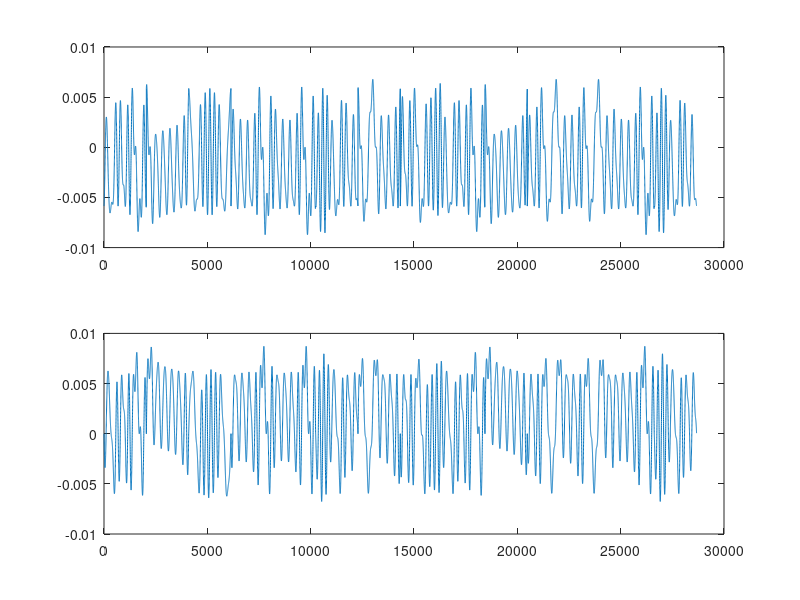
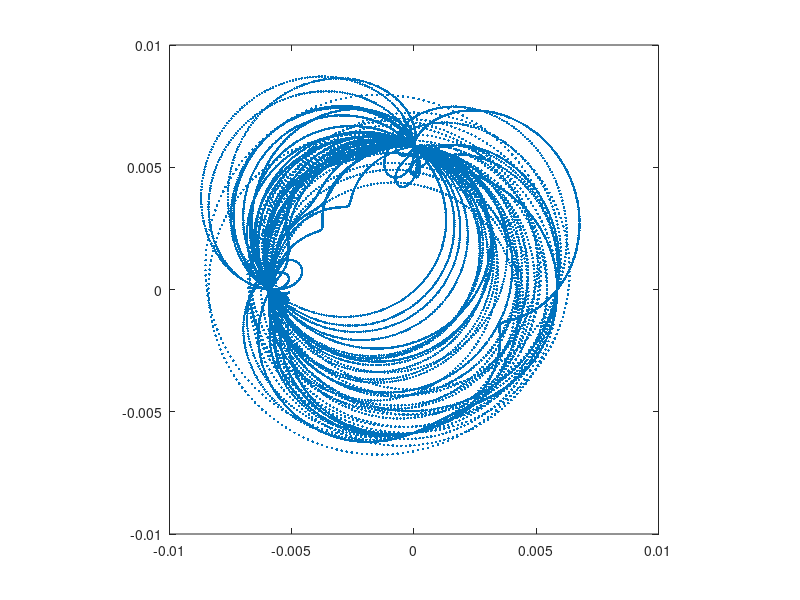
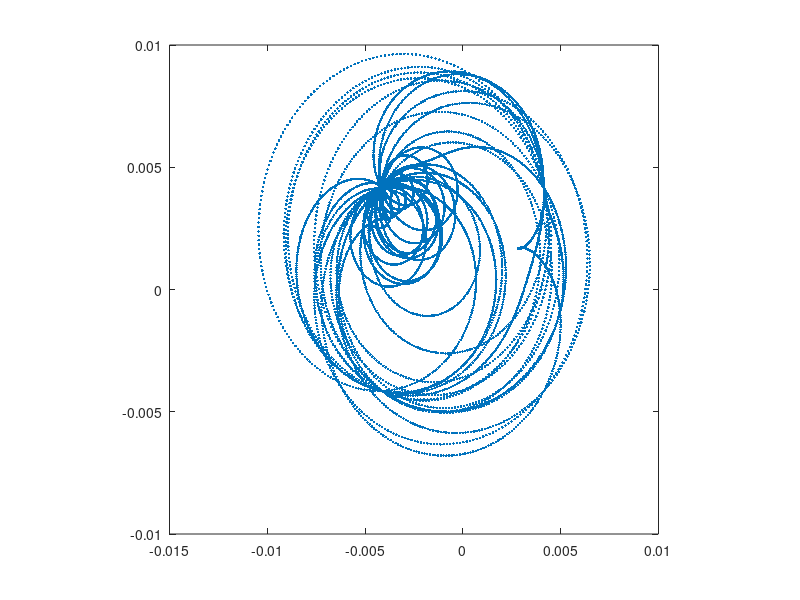

Write MATLAB code to recreate these figures, in order.
%M=[0xFFFFFFFF, 0x4BA5A933, 0x7D910E5A, 0x6D26339C, 0x71C7C3E0,0x7E0FFC00, 0x731D8E64, 0x6B44F5B0, 0x7DC218EC, 0x4DA1B746, 0x42F0FFFF]''
M = [4294967295,   1269147955,   2106658394,   1831220124,   1908917216,   2114976768,   1931316836, 1799681456,   2109872364,   1302443846,   1123090431];

% K=11 bit, S=14 symbols
C11_3gpp=zeros(2048,14*12);
cw_QPSK = zeros(16,1);
cw = zeros(32,1);
for C=0:2047, % C is in the input c-sequence, C=[c0 c1 c2 ... c(K-1)]
%  a
  D=mod(C,2)*M(1); % D is the d-sequence, D=[d0 d1 d2 ... d31];
  for n=2:11,
    D = bitxor(D,(mod(floor(C*(2^(1-n))),2)*M(n)));
  end
  for n=0:2:31 % This is pi/2-BPSK
    bit0=(1-(2*mod(floor(D/(2^n)),2)));
    bit1=(1-(2*mod(floor(D/(2^(n+1))),2)));
    cw(1+n) = bit0;
    cw(2+n) = sqrt(-1)*bit1; % to use normal BPSK, remove the pi/2 rotation
    cw_QPSK(1+(n/2)) = (bit0 + sqrt(-1)*bit1)/sqrt(2);
  end
  idx=0;
  for symb=0:13,
    for re=0:11,
      if (symb==3 | symb==10)
         C11_3gpp(1+C,1+(symb*12)+(0:11)) = ones(1,12); 
         C11_3gpp_QPSK(1+C,1+(symb*12)+(0:11)) = ones(1,12); 
         symb=symb+1;
      end
%      fprintf("symb %d,re %d\n",symb,re);
      C11_3gpp(1+C,1+(symb*12)+re) = cw(1+rem(idx,32)); % rate-matching of the cw-sequence
      C11_3gpp_QPSK(1+C,1+(symb*12)+re) = cw_QPSK(1+rem(idx,16)); % rate-matching of the cw-sequence
      idx=idx+1;
    end
   end
end

% C is the code sequence to be generated
C=77;
c0_t=[];
c0_t_QPSK=[];
for symb=0:13,
% extract OFDM symbols "symb" from coded sequence and do the DFT-precoding (SC-FDMA in the lecture slides)
  if (symb==3) 
    symb=4;
  end
  if (symb==10)
    symb=11;
  end
  c0_f = fft(C11_3gpp(1+C,1+(symb*12) + (0:11)));
  c0_f_QPSK = fft(C11_3gpp_QPSK(1+C,1+(symb*12) + (0:11)));
  c0_t = [c0_t ifft(c0_f,2048)];
  c0_t_QPSK = [c0_t_QPSK ifft(c0_f_QPSK,2048)];
end

figure(1)
subplot(211)
plot(real(c0_t));
subplot(212)
plot(imag(c0_t));
figure(2)
plot(real(c0_t),imag(c0_t),'.')
axis('square') 
figure(3)
plot(real(c0_t_QPSK),imag(c0_t_QPSK),'.')
axis('square')